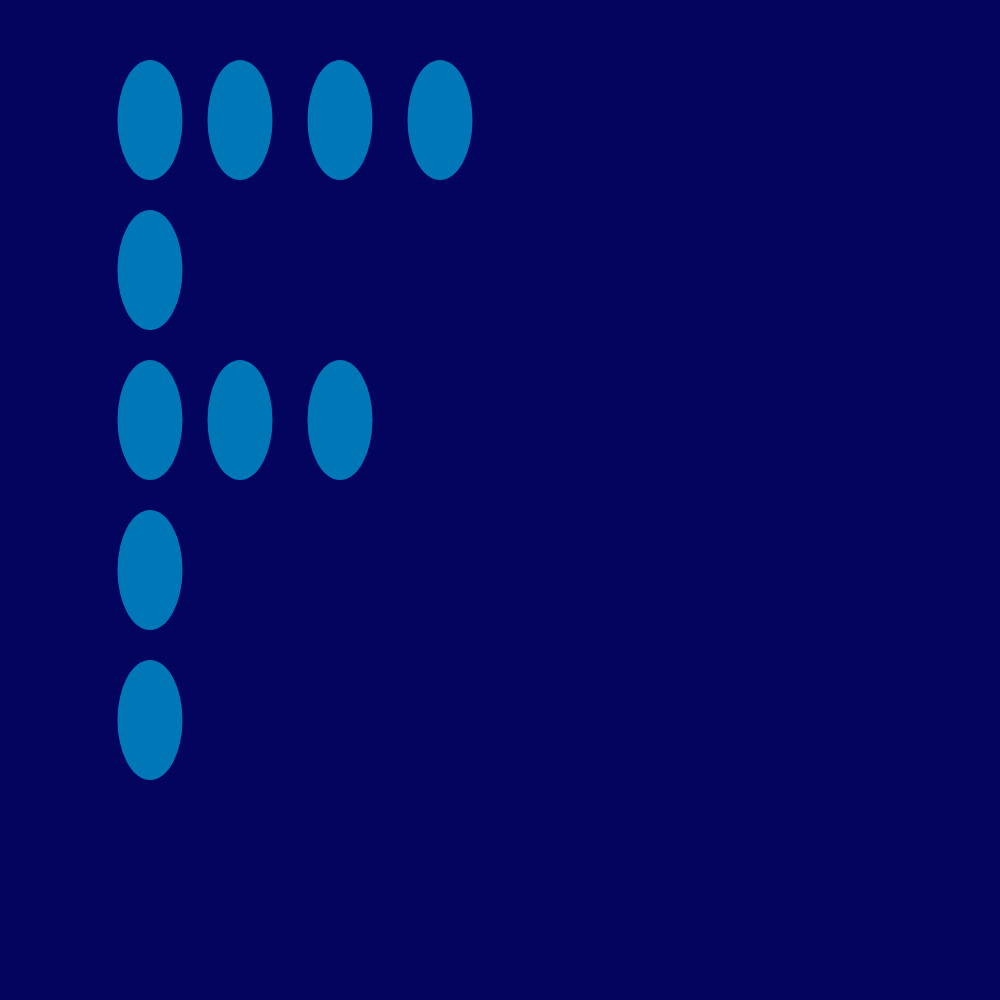
Frame 1 (no input)
Frame 60 (no input): identical to frame 1, image omitted
Frame 120 (the mouse pressed at the canvas centre since frame 60): identical to frame 1, image omitted

The p5.js sketch that drew this single still picture (run headless with seeded random() and noise() and a simulated clock; from frame 60 on, the mouse is pressed at the canvas centre):

// p5.js sketch
// ── sketch.js


function setup () {
    c = createCanvas(1000,1000)
    
  noStroke()
    
    

}


function draw() {
  background(3,4,94)
  fill(0,119,182)
  ellipse(150, 120, 65, 120);
  ellipse(240, 120, 65, 120);
  ellipse(340, 120, 65, 120);
  ellipse(440, 120, 65, 120);
  ellipse(150, 270, 65, 120);
  ellipse(150, 420, 65, 120);
  ellipse(150, 570, 65, 120);
  ellipse(150, 720,65, 120);
  ellipse(240, 420, 65, 120);
  ellipse(340, 420, 65, 120);
  
}
